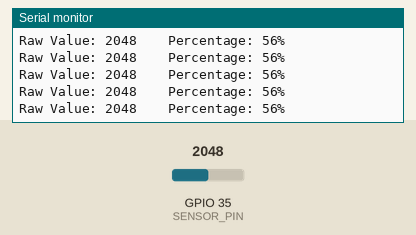
Simulated run of this sketch. Board: ESP32. Shown: the last lines printed to the serial monitor. The test bench sets the inputs (shaded band); at power-on: GPIO 35 (SENSOR_PIN) = 2048.

Above: at 1.2 s.
1.3 s: GPIO 35 (SENSOR_PIN) set to 2866
At 1.32 s:
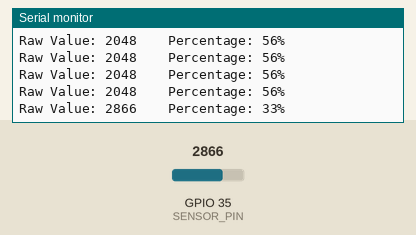
2.8 s: GPIO 35 (SENSOR_PIN) set to 3603
At 3.5 s:
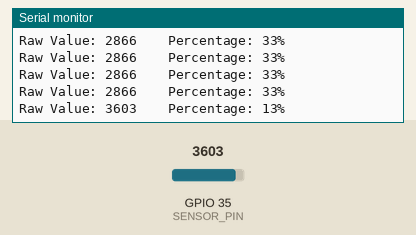
Timing chart, 0 to 5.8 s (numbered marks = the images above; inputs shaded):
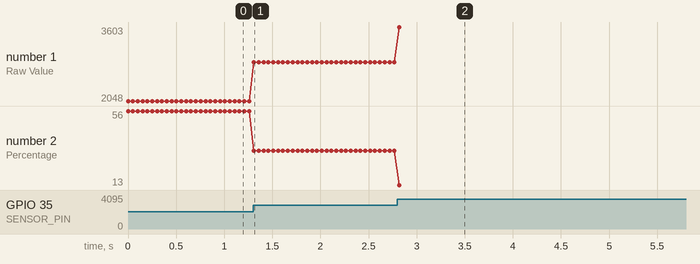

Measured:
- after the input at 1.3 s, the serial monitor: prints a new line at once (image 1)
- after the input at 2.8 s, the serial monitor: prints a new line at once (image 2)
- plotted number 1: 2048 → 2866 after the input at 1.3 s, 2866 → 3603 after the input at 2.8 s
- plotted number 2: 56 → 33 after the input at 1.3 s, 33 → 13 after the input at 2.8 s

The sketch:

Moisture_sensor.ino
```cpp
//Moisture Pins
#define SENSOR_PIN 35
#define RELAY_PIN 5

//Moisture variables
int minWaterPercent = 20;
int value;

void setup()
{
  Serial.begin(115200);

  pinMode(SENSOR_PIN, OUTPUT);
  digitalWrite(RELAY_PIN, HIGH);

  Serial.println("Starting!");
}

void loop()
{
  value = analogRead(SENSOR_PIN);
  Serial.print("Raw Value: ");
  Serial.print(value);

  value = map(value, 4095, 450, 0, 100);

  Serial.print("\t\tPercentage: ");
  Serial.print(value);
  Serial.println("%");

  /*
    //send to home ass value percentage
    //client.publish("Moist/percent", (String)value);
  */

  if (value < minWaterPercent)
  {
    digitalWrite(RELAY_PIN, LOW);
    delay(10000);
    digitalWrite(RELAY_PIN, HIGH);
  }

  delay(50);
}
```
